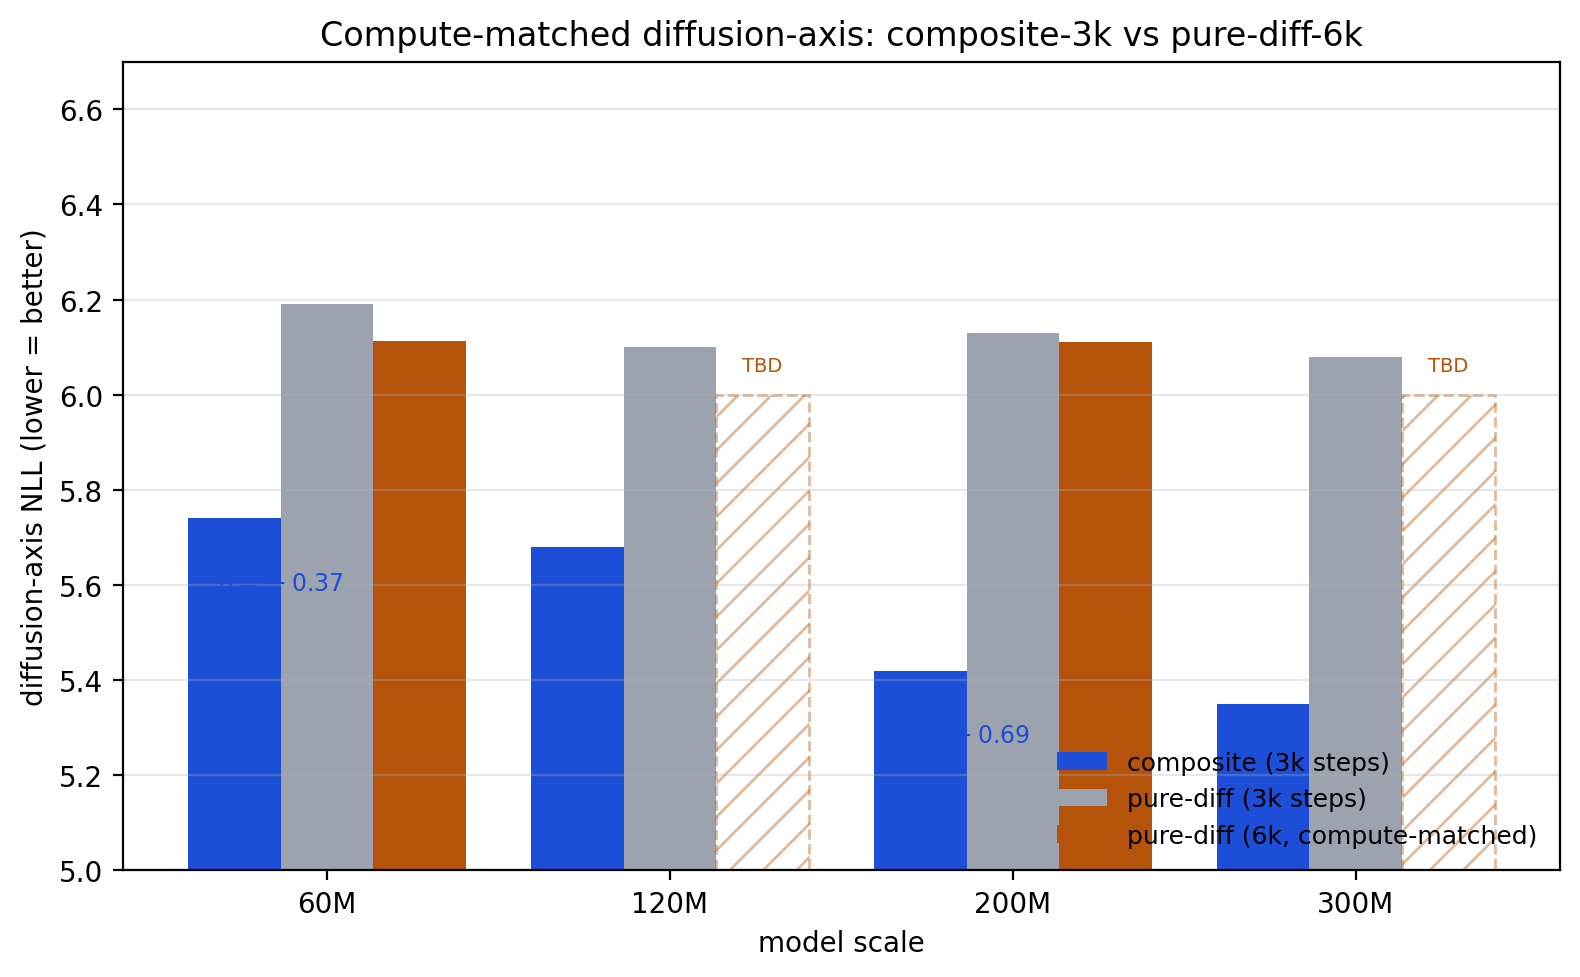

This chart was generated by the following Python code:
"""Figure — compute-matched diffusion-axis win (D2 multi-scale).

Composite (3k steps) vs pure-diffusion (6k steps, i.e. 2x training compute)
on the diffusion task. The compute-matched control rules out the
"more gradient signal" explanation for any composite win.

Anchors (from T0_PROBES_FINAL.md and existing probe1 results):
  scale  composite-3k  pure-diff-3k  pure-diff-6k (compute-matched)
  60M    5.74          6.19          ? (E3b)
  120M   5.68          6.10          ? (E3b)
  200M   5.42          6.13          6.11
  300M   5.35          6.08          ? (E3b)

After E3b lands, we fill in the 60M/120M/300M pure-diff-6k cells.

Outputs:
  paper_C/figures/fig_compute_matched.{png,pdf}
"""

from __future__ import annotations

import json
import sys
from pathlib import Path

import matplotlib.pyplot as plt
import numpy as np


HERE = Path(__file__).resolve().parent
OUT_DIR = HERE
E5_RESULTS = Path("/Users/eren/Documents/ai/sfumato/e5/results")


# Anchors from T0_PROBES_FINAL.md. None = not yet measured.
ANCHORS_COMPOSITE_3K = {"60M": 5.74, "120M": 5.68, "200M": 5.42, "300M": 5.35}
ANCHORS_PUREDIFF_3K  = {"60M": 6.19, "120M": 6.10, "200M": 6.13, "300M": 6.08}
ANCHORS_PUREDIFF_6K  = {"60M": None, "120M": None, "200M": 6.11, "300M": None}


def load_e3b():
    """Return dict {scale: mean_nll} for pure-diff-6k from E3b summary."""
    p = E5_RESULTS / "e3b_multiscale_d2" / "summary.json"
    if not p.exists():
        return {}
    d = json.loads(p.read_text())
    by_scale = {}
    for r in d:
        by_scale.setdefault(r["scale"], []).append(r["avg_nll"])
    return {s: sum(v) / len(v) for s, v in by_scale.items()}


def draw():
    fig, ax = plt.subplots(figsize=(8.0, 5.0))

    # Merge anchors with E3b
    e3b = load_e3b()
    pd6 = {**ANCHORS_PUREDIFF_6K, **{k: v for k, v in e3b.items() if k in ANCHORS_COMPOSITE_3K}}

    scales = ["60M", "120M", "200M", "300M"]
    x = np.arange(len(scales))
    w = 0.27

    comp = [ANCHORS_COMPOSITE_3K[s] for s in scales]
    pd3 = [ANCHORS_PUREDIFF_3K[s] for s in scales]
    pd6_vals = [pd6.get(s) for s in scales]

    ax.bar(x - w, comp, w, color="#1d4ed8", label="composite (3k steps)")
    ax.bar(x,     pd3, w, color="#9ca3af", label="pure-diff (3k steps)")
    # pure-diff 6k as the compute-matched control — only plot where data exists
    pd6_x = [xi + w for xi, v in zip(x, pd6_vals) if v is not None]
    pd6_y = [v for v in pd6_vals if v is not None]
    ax.bar(pd6_x, pd6_y, w, color="#b45309", label="pure-diff (6k, compute-matched)")

    # Cells with no data yet — draw a hatched placeholder
    for xi, v in zip(x, pd6_vals):
        if v is None:
            ax.bar(xi + w, 6.0, w, color="white", edgecolor="#b45309",
                   linestyle="--", linewidth=1.0, hatch="//", alpha=0.4)
            ax.text(xi + w, 6.05, "TBD", ha="center", fontsize=7, color="#b45309")

    ax.set_xticks(x)
    ax.set_xticklabels(scales)
    ax.set_xlabel("model scale")
    ax.set_ylabel("diffusion-axis NLL (lower = better)")
    ax.set_title("Compute-matched diffusion-axis: composite-3k vs pure-diff-6k")
    ax.legend(loc="lower right", frameon=False, fontsize=9)
    ax.grid(True, alpha=0.3, axis="y")
    ax.set_ylim(5.0, 6.7)

    # Annotate composite advantage at each scale where we have 6k data
    for xi, c, p in zip(x, comp, pd6_vals):
        if p is not None:
            d = c - p
            ax.annotate(f"$\\Delta = {d:+.2f}$", xy=(xi - w/2, c - 0.15),
                        ha="center", fontsize=8.5, color="#1d4ed8")

    fig.tight_layout()
    out_png = OUT_DIR / "fig_compute_matched.png"
    out_pdf = OUT_DIR / "fig_compute_matched.pdf"
    fig.savefig(out_png, dpi=200, bbox_inches="tight")
    fig.savefig(out_pdf, bbox_inches="tight")
    print(f"wrote {out_png}")
    print(f"wrote {out_pdf}")
    print(f"E3b cells present: {sorted(e3b.keys())}")


if __name__ == "__main__":
    draw()
